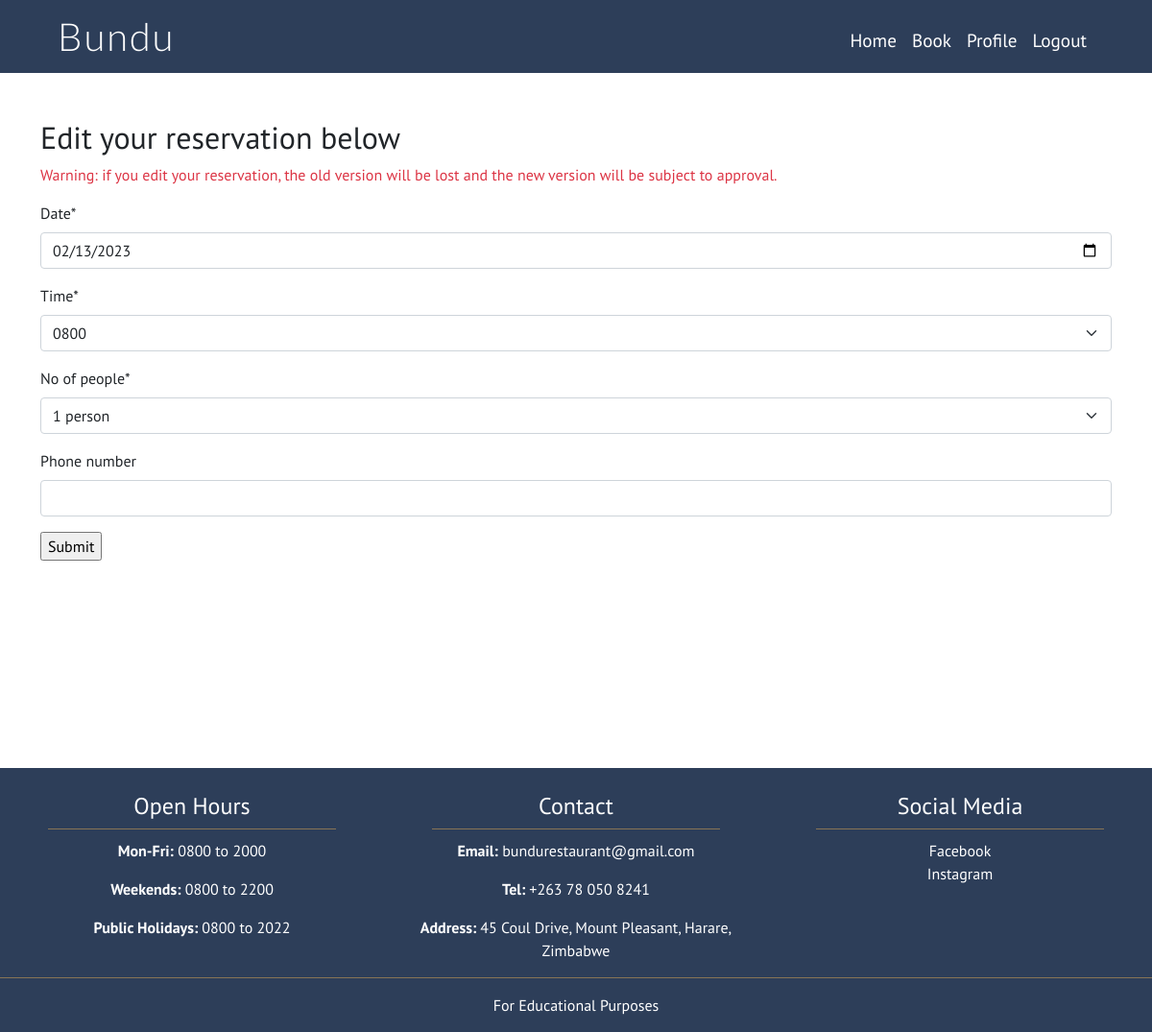
Before: /reservations/edit_reservation/1/ (signed in) with the older database file.
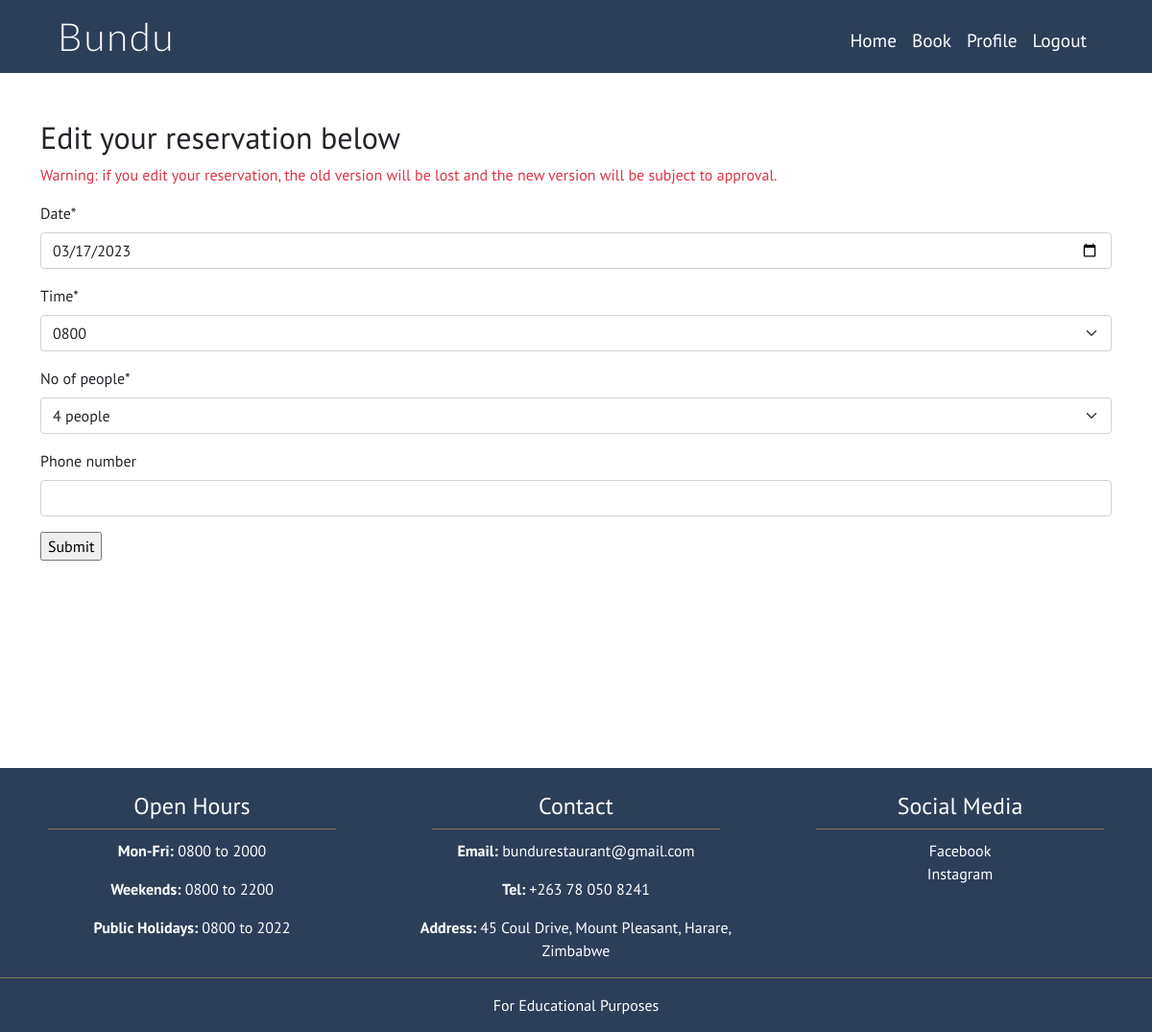
After: the same page with the newer database file.
### reservations/models.py (models this page shows, shortened)
class Reservation(models.Model):
    user = models.ForeignKey(User, on_delete=models.CASCADE)
    first_name = models.CharField(max_length=35, null=False, blank=False)
    last_name = models.CharField(max_length=35, null=False, blank=False)
    email = models.EmailField(null=False, blank=False)
    phone_number = models.CharField(blank=True, null=True, max_length=15)
    no_of_people = models.IntegerField(choices=no_of_people_choices, default=1)
    date = models.DateField()
    time = models.TimeField(choices=reservation_times)
    date_of_request = models.DateTimeField(auto_now_add=True)
    approved = models.BooleanField(default=False)
    denied = models.BooleanField(default=False)
    acknowledged = models.BooleanField(default=False)

### reservations/views.py (the view)
# urls.py: path('reservations/edit_reservation/<str:pk>/', views.edit_reservation, name='edit_reservation'),
def edit_reservation(request, pk):
    if request.user.is_authenticated:
        res_instance = get_object_or_404(Reservation, id=pk)
        edit_form = ReservationForm(instance=res_instance)
        editing = True
        heading = 'Edit your reservation below'
        context = {
            'form': edit_form,
            'heading': heading,
            'editing': editing,
        }
    else:
        messages.warning(
            request,
            ("You cannot view this page without logging in.")
            )
        return redirect('home')
    if request.user == res_instance.user:
        if request.method == 'POST':
            edit_form = ReservationForm(request.POST, instance=res_instance)
            if edit_form.is_valid():
                edit_data = edit_form.save(commit=False)
                if Reservation.objects.filter(
                    user=edit_data.user,
                    date=edit_data.date,
                    time=edit_data.time,
                    no_of_people=edit_data.no_of_people,
                ).exists():
                    messages.info(request, 'No changes have been made')
                else:
                    edit_data.save()
                    return render(request, 'reservation_success.html')
    return render(request, "reserve.html", context)

### reservations/forms.py
class ReservationForm(forms.ModelForm):
    date = forms.DateField(widget=forms.TextInput(
        attrs={'type': 'date', 'min': tomorrow}
        ))
    class Meta:
        model = Reservation
        fields = (
            'date',
            'time',
            'no_of_people',
            'phone_number',
        )

### reservations/templates/reserve.html (shortened to what this page needs)
{% extends "base.html" %}
{% load crispy_forms_tags %}
{% block content %}
<div class="container below-nav fill-screen pt-5">
    <h2>{{ heading }}</h2>
    {% if editing %}
    <p class="text-danger">Warning: if you edit your reservation, the old version will be lost and the new version will be subject to approval.</p>
    {% endif %}
    <div class="form-group">
        <form action="" method="POST">
            {{ form|crispy }}
            <input type="submit" name="submit">
        </form>
    </div>
</div>
{% endblock %}

Changed rows visible on the page:
changed Reservation: date "02/13/2023" → "03/17/2023"; no_of_people "1 person" → "4 people"
